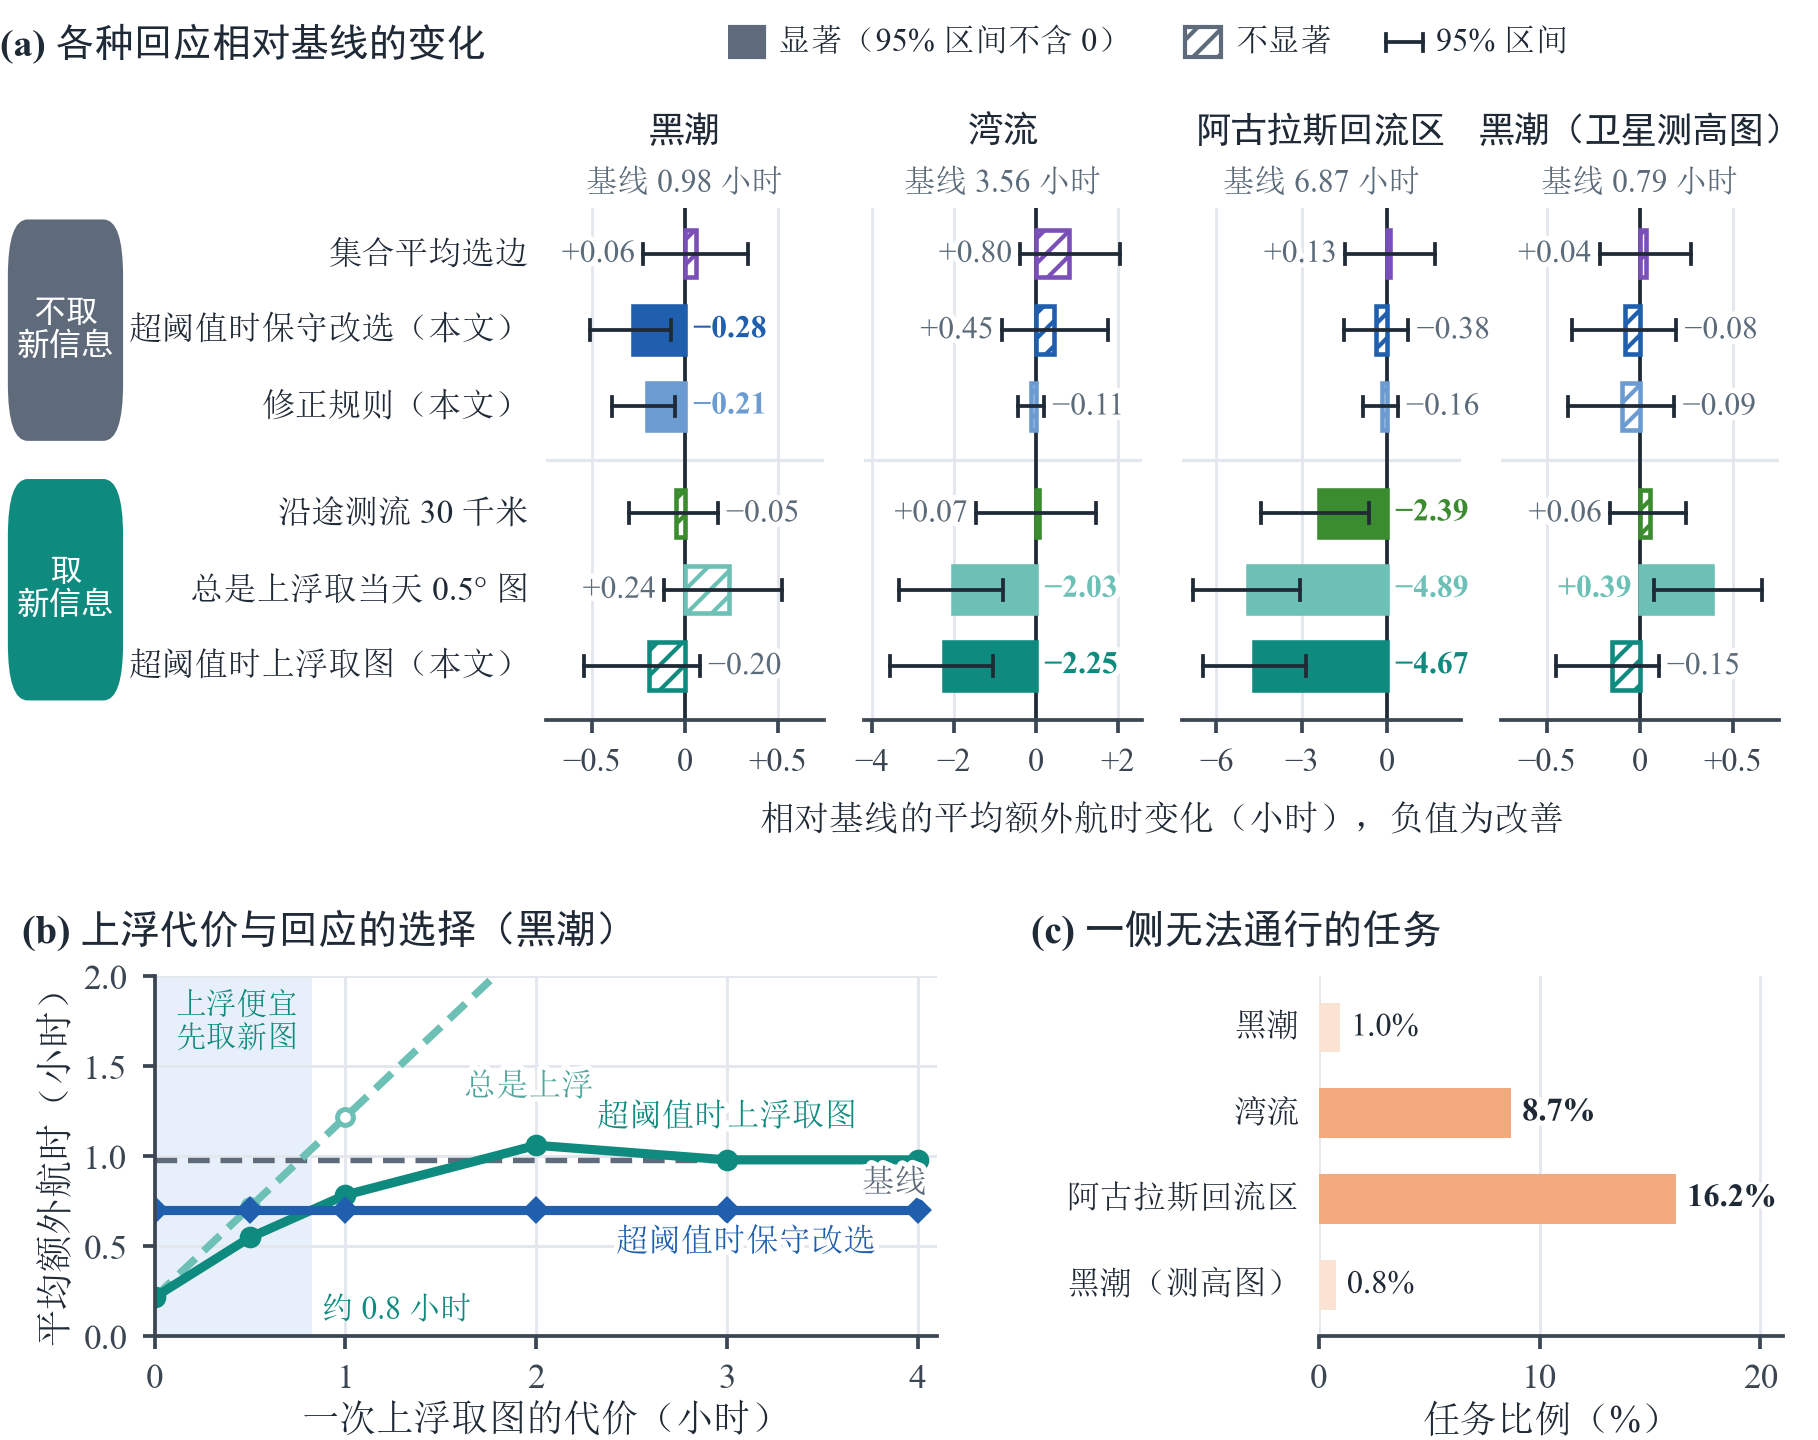

This chart was generated by the following Python code:
"""Fig. 7: what to do once the map is judged untrustworthy for a decision.
(a) change of the mean extra time against the baseline (test missions, hours) for responses that get no new
    information and responses that do, in the four settings; bars: point estimate; whiskers: 95% interval
    (bootstrap over days); light hatched bars: interval contains zero. In the altimetry setting surfacing
    fetches a same-day 0.5-degree model map (ideal reference).
(b) Kuroshio: mean extra time against the time one surfacing costs; thresholds re-tuned on the
    development years for every cost.
(c) share of test missions with one side impassable in the real current."""
import json
import sys

import numpy as np
import matplotlib.pyplot as plt
from matplotlib.patches import FancyBboxPatch, Rectangle

import rstyle as st

sys.path.insert(0, str(st.ROOT / "experiments"))
from route_summary import load, calibrate, outcomes  # noqa: E402

SETTINGS = [("main", "黑潮"), ("gulf", "湾流"), ("agulhas", "阿古拉斯回流区"), ("altimetry", "黑潮（卫星测高图）")]
XLIM = {"main": (-0.75, 0.75), "gulf": (-4.2, 2.6), "agulhas": (-7.2, 2.6), "altimetry": (-0.75, 0.75)}
XT = {"main": [-0.5, 0, 0.5], "gulf": [-4, -2, 0, 2], "agulhas": [-6, -3, 0], "altimetry": [-0.5, 0, 0.5]}
ROWS = [  # group, label, key, colour
    ("none", "集合平均选边", "集合期望（贝叶斯）", st.ENS),
    ("none", "超阈值时保守改选（本文）", "反例门控→保守", st.OURS),
    ("none", "修正规则（本文）", "反例门控→保守（差距超过容限才改选）", "#6C9BD2"),
    ("info", "沿途测流 30 千米", "总是沿途测30km", st.SPOT),
    ("info", "总是上浮取当天 0.5° 图", "总是上浮取当天0.5°图", "#6CC0B5"),
    ("info", "超阈值时上浮取图（本文）", "反例门控→上浮取0.5°图", st.OBS),
]
GROUP = {"none": ("不取\n新信息", st.MAP), "info": ("取\n新信息", st.OBS)}


def main():
    st.setup()
    fig = plt.figure(figsize=(st.TEXTW, 122 * st.MM))
    top, h = 0.855, 0.355
    x0, wcol, gcol = 0.300, 0.153, 0.022
    ys = [5.0, 4.0, 3.0, 1.6, 0.6, -0.4]
    for j, (tag, name) in enumerate(SETTINGS):
        S = json.load(open(st.ROOT / "results" / f"route_summary_{tag}.json", encoding="utf-8"))["test"]["table"]
        ax = fig.add_axes([x0 + j * (wcol + gcol), top - h, wcol, h])
        ax.axvline(0, color=st.INK, lw=0.9, zorder=1)
        for (grp, label, key, col), y in zip(ROWS, ys):
            d, (lo, hi) = S[key]["minus_map"], S[key]["minus_map_ci"]
            sig = lo > 0 or hi < 0
            ax.barh([y], [d], height=0.62, color=col if sig else "white", edgecolor=col, lw=1.1,
                    hatch=None if sig else "////", alpha=1.0, zorder=2)
            ax.plot([lo, hi], [y, y], color=st.INK, lw=0.9, zorder=3)
            for e in (lo, hi):
                ax.plot([e, e], [y - 0.13, y + 0.13], color=st.INK, lw=0.9, zorder=3)
            xa, xb = XLIM[tag]
            txt = st.minus(d)
            # the number sits on the side of zero opposite to the bar, clear of the interval
            if d < 0:
                xt, ha = max(hi, 0) + 0.03 * (xb - xa), "left"
            else:
                xt, ha = min(lo, 0) - 0.03 * (xb - xa), "right"
            st.note(ax, xt, y, txt, col=col if sig else st.MUTED, size=7.6, weight="bold" if sig else None,
                    ha=ha, va="center")
        ax.set_xlim(*XLIM[tag])
        ax.set_ylim(-1.1, 5.6)
        ax.set_yticks([])
        ax.set_xticks(XT[tag])
        ax.set_xticklabels([st.minus(t, "{:g}") if t != 0 else "0" for t in XT[tag]], fontsize=7.8)
        ax.grid(axis="y", visible=False)
        ax.spines["left"].set_visible(False)
        ax.axhline(2.3, color=st.GRID, lw=0.8, zorder=0)
        base = S["地图+精算"]["regret_h"]
        ax.text(0.5, 1.115, name, transform=ax.transAxes, ha="center", va="bottom", fontproperties=st.bold(8.6))
        ax.text(0.5, 1.02, f"基线 {base:.2f} 小时", transform=ax.transAxes, ha="center", va="bottom", fontsize=7.6,
                color=st.MUTED)
        if j == 0:
            for (grp, label, key, col), y in zip(ROWS, ys):
                ax.text(-0.06, y, label, transform=ax.get_yaxis_transform(), ha="right", va="center", fontsize=8.0,
                        color=st.INK)
    # group tags
    tagax = fig.add_axes([0.0, top - h, 0.072, h])
    tagax.set_xlim(0, 1)
    tagax.set_ylim(-1.1, 5.6)
    tagax.axis("off")
    for grp, (y_lo, y_hi) in (("none", (2.55, 5.45)), ("info", (-0.85, 2.05))):
        text, col = GROUP[grp]
        tagax.add_patch(FancyBboxPatch((0.06, y_lo), 0.88, y_hi - y_lo, boxstyle="round,pad=0,rounding_size=0.15",
                                       fc=col, ec="none", mutation_aspect=5.0))
        tagax.text(0.5, (y_lo + y_hi) / 2, text, ha="center", va="center", color="white", fontproperties=st.bold(7.8),
                   linespacing=1.15)
    fig.text(x0 + 2 * (wcol + gcol) - gcol / 2, top - h - 0.058, "相对基线的平均额外航时变化（小时），负值为改善",
             ha="center", va="top", fontsize=8.4)
    lg = fig.add_axes([0.40, 0.955, 0.58, 0.03])
    lg.axis("off")
    lg.set_xlim(0, 1)
    lg.set_ylim(0, 1)
    xx = 0.0
    for kind, label in (("sig", "显著（95% 区间不含 0）"), ("ns", "不显著"), ("ci", "95% 区间")):
        if kind == "sig":
            lg.add_patch(Rectangle((xx, 0.15), 0.035, 0.7, fc=st.MAP, ec=st.MAP))
        elif kind == "ns":
            lg.add_patch(Rectangle((xx, 0.15), 0.035, 0.7, fc="white", ec=st.MAP, hatch="////"))
        else:
            lg.plot([xx, xx + 0.035], [0.5, 0.5], color=st.INK, lw=0.9)
            for e in (xx, xx + 0.035):
                lg.plot([e, e], [0.3, 0.7], color=st.INK, lw=0.9)
        t = lg.text(xx + 0.048, 0.5, label, va="center", fontsize=7.8)
        fig.canvas.draw()
        xx = t.get_window_extent().transformed(lg.transData.inverted()).x1 + 0.05
    fig.text(0.0, 0.97, "(a) 各种回应相对基线的变化", fontproperties=st.bold(9.4), va="center")
    # (b) surfacing cost, Kuroshio
    axb = fig.add_axes([0.085, 0.072, 0.43, 0.25])
    test, dev = load("main", "test"), load("main", "dev")
    costs = [0.0, 0.5, 1.0, 2.0, 3.0, 4.0]
    lines = {k: [] for k in ("always", "gate_surf", "gate_cons", "map")}
    for c in costs:
        Pc, _ = calibrate(dev, c)
        rows = [outcomes(r, Pc)[0] for r in test]
        lines["always"].append(np.mean([o["总是上浮取当天0.5°图"] - o["知道真相"] for o in rows]))
        lines["gate_surf"].append(np.mean([o["反例门控→上浮取0.5°图"] - o["知道真相"] for o in rows]))
        lines["gate_cons"].append(np.mean([o["反例门控→保守"] - o["知道真相"] for o in rows]))
        lines["map"].append(np.mean([o["地图+精算"] - o["知道真相"] for o in rows]))
    print({k: [round(v, 2) for v in vals] for k, vals in lines.items()})
    axb.plot(costs, lines["map"], color=st.MAP, lw=1.3, ls=(0, (4, 2)))
    axb.plot(costs, lines["always"], color="#6CC0B5", lw=1.8, ls=(0, (3, 1.5)), marker="o", ms=3.8, mfc="white", mew=1.2)
    axb.plot(costs, lines["gate_surf"], color=st.OBS, lw=2.2, marker="o", ms=4.2)
    axb.plot(costs, lines["gate_cons"], color=st.OURS, lw=2.2, marker="D", ms=3.8)
    st.note(axb, 4.05, lines["map"][-1] - 0.05, "基线", col=st.MAP, size=7.8, ha="right", va="top")
    st.note(axb, 1.62, 1.38, "总是上浮", col="#4FA79B", size=7.8, ha="left", va="center")
    st.note(axb, 3.0, 1.13, "超阈值时上浮取图", col=st.OBS, size=7.8, ha="center", va="bottom")
    st.note(axb, 3.1, lines["gate_cons"][-1] - 0.10, "超阈值时保守改选", col=st.OURS, size=7.8, ha="center", va="top")
    gap_ = np.array(lines["gate_surf"]) - np.array(lines["gate_cons"])
    k = int(np.argmax(gap_ > 0))
    xc = costs[k - 1] + (costs[k] - costs[k - 1]) * (-gap_[k - 1]) / (gap_[k] - gap_[k - 1])
    print("crossover at", round(xc, 2), "h")
    axb.axvspan(0, xc, color=st.COOL_BG, lw=0, zorder=0)
    axb.text(xc / 2 + 0.02, 1.92, "上浮便宜\n先取新图", ha="center", va="top", fontsize=7.4, color=st.OBS)
    axb.text(xc + 0.05, 0.06, f"约 {xc:.1f} 小时", ha="left", va="bottom", fontsize=7.6, color=st.OBS)
    axb.set_xlim(0, 4.1)
    axb.set_ylim(0, 2.0)
    axb.set_xticks([0, 1, 2, 3, 4])
    axb.set_yticks([0, 0.5, 1.0, 1.5, 2.0])
    axb.set_xlabel("一次上浮取图的代价（小时）", labelpad=2)
    axb.set_ylabel("平均额外航时（小时）", labelpad=2)
    st.panel_title(axb, "(b) 上浮代价与回应的选择（黑潮）", x=-0.17, y=1.07)
    # (c) one side impassable
    axc = fig.add_axes([0.725, 0.072, 0.255, 0.25])
    CAP = 200.0
    for i, (tag, name) in enumerate(SETTINGS):
        T = load(tag, "test")
        b = 100 * np.mean([max(r["JT"].values()) >= CAP - 1e-6 for r in T])
        y = len(SETTINGS) - 1 - i
        hot = tag in ("gulf", "agulhas")
        axc.barh([y], [b], height=0.58, color=st.COMPUTE_LIGHT if not hot else "#F2A97E", edgecolor="none")
        st.note(axc, b + 0.5, y, f"{b:.1f}%", size=7.8, weight="bold" if hot else None, ha="left", va="center")
        axc.text(-0.04, y, name.replace("黑潮（卫星测高图）", "黑潮（测高图）"), transform=axc.get_yaxis_transform(),
                 ha="right", va="center", fontsize=8.0)
    axc.set_xlim(0, 21)
    axc.set_ylim(-0.6, len(SETTINGS) - 0.4)
    axc.set_yticks([])
    axc.set_xticks([0, 10, 20])
    axc.set_xlabel("任务比例（%）", labelpad=2)
    axc.grid(axis="y", visible=False)
    axc.spines["left"].set_visible(False)
    st.panel_title(axc, "(c) 一侧无法通行的任务", x=-0.62, y=1.07)
    st.save(fig, "route7_respond")


if __name__ == "__main__":
    main()
